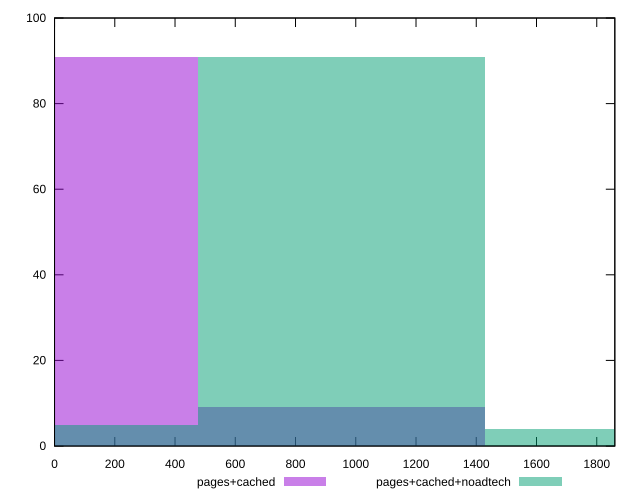

Generate this figure with gnuplot:
reset

$pagesCached <<EOF
0 91
951.701744747418 9
EOF

$pagesCachedNoadtech <<EOF
951.701744747418 91
0 5
1903.403489494836 4
EOF

set key outside below
set boxwidth 951.701744747418
set xrange [0:1860]
set yrange [0:100]
set trange [0:100]
set style fill transparent solid 0.5 noborder
set terminal svg size 640, 500 enhanced background rgb 'white'
set output "report_00015_2021-02-09T16-11-33.973Z/uses-http2/comparison/histogram/1_vs_2.svg"

plot $pagesCached title "pages+cached" with boxes, \
     $pagesCachedNoadtech title "pages+cached+noadtech" with boxes

reset
